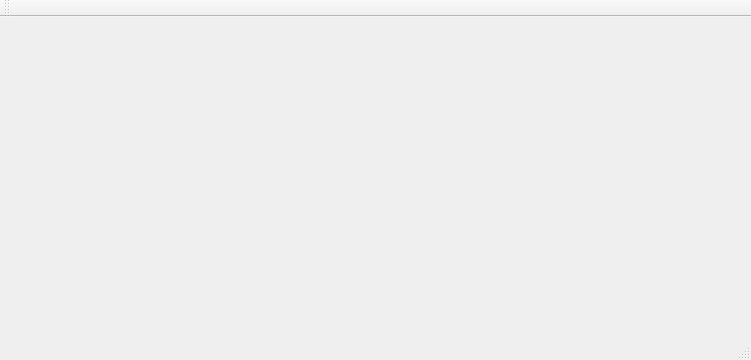
<?xml version="1.0" encoding="UTF-8"?>
<ui version="4.0">
 <class>autoup</class>
 <widget class="QMainWindow" name="autoup">
  <property name="geometry">
   <rect>
    <x>0</x>
    <y>0</y>
    <width>751</width>
    <height>360</height>
   </rect>
  </property>
  <property name="windowTitle">
   <string>autoup</string>
  </property>
  <widget class="QWidget" name="centralWidget"/>
  <widget class="QMenuBar" name="menuBar">
   <property name="geometry">
    <rect>
     <x>0</x>
     <y>0</y>
     <width>751</width>
     <height>21</height>
    </rect>
   </property>
  </widget>
  <widget class="QToolBar" name="mainToolBar">
   <attribute name="toolBarArea">
    <enum>TopToolBarArea</enum>
   </attribute>
   <attribute name="toolBarBreak">
    <bool>false</bool>
   </attribute>
  </widget>
  <widget class="QStatusBar" name="statusBar"/>
 </widget>
 <layoutdefault spacing="6" margin="11"/>
 <resources/>
 <connections/>
</ui>
